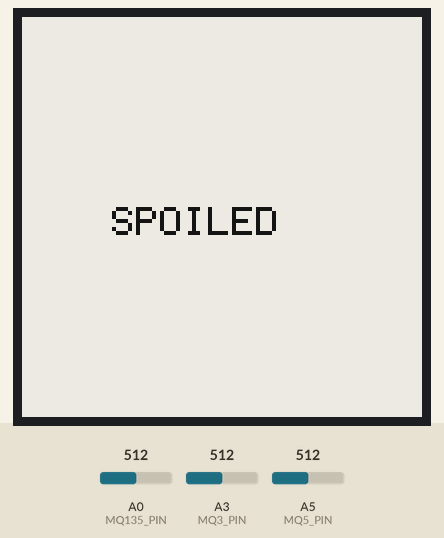
Recording of a sketch running on a simulated Arduino Uno, built for the host (arithmetic inside an expression is 32-bit, double 64-bit). On the bench: 200×200 one-colour display. The test bench sets the inputs (shaded band); at power-on: A3 (MQ3_PIN) = 512, A5 (MQ5_PIN) = 512, A0 (MQ135_PIN) = 512. What the sketch prints to the serial monitor is not drawn.

Above: at 3.8 s.
3.9 s: A3 (MQ3_PIN) set to 340
5.4 s: A3 (MQ3_PIN) set to 321
At 8.8 s:
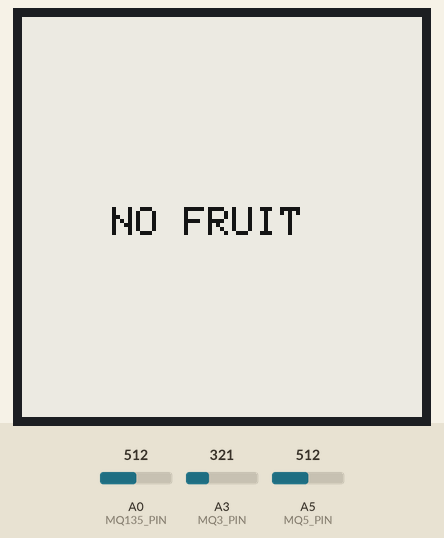
9.9 s: A3 (MQ3_PIN) set to 511
At 12.8 s:
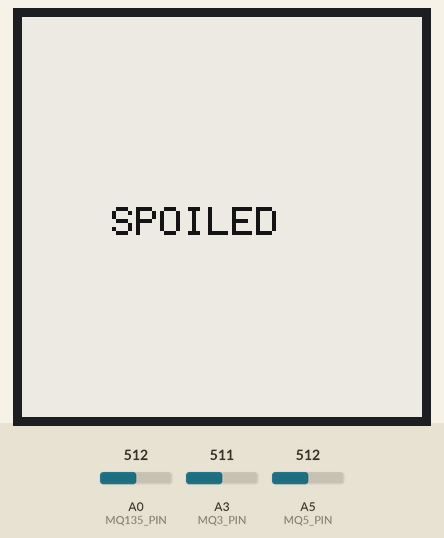
12.9 s: A5 (MQ5_PIN) set to 63
14.4 s: A5 (MQ5_PIN) set to 50
At 19.0 s:
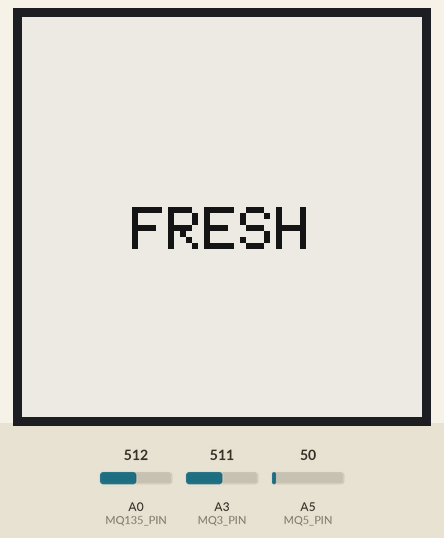
19.4 s: A5 (MQ5_PIN) set to 122
At 22.9 s:
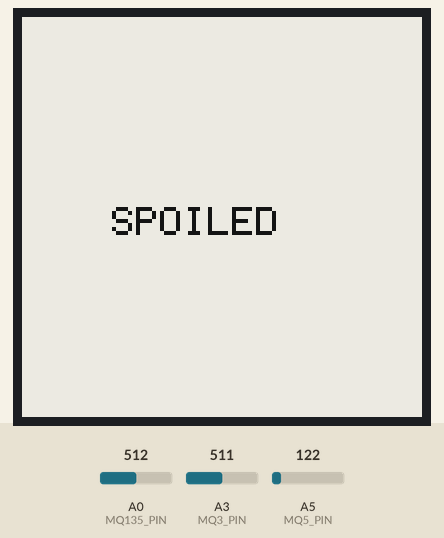
Timing chart, 0 to 23.4 s (numbered marks = the images above; inputs shaded):
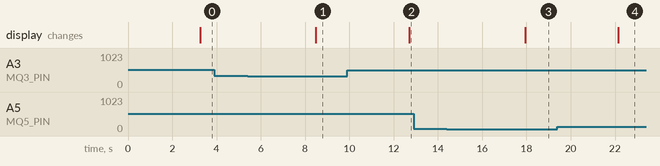

The sketch:

freshness_snn_uno.ino
```cpp
#include "freshness_snn_model.h"
#include <GxEPD2_BW.h>
#include <Adafruit_GFX.h>
#include <avr/pgmspace.h>
#include <math.h>

const uint8_t MQ3_PIN = A3;
const uint8_t MQ5_PIN = A5;
const uint8_t MQ135_PIN = A0;
const uint8_t NUM_SAMPLES = 20;
const float ADC_REFERENCE_VOLTAGE = 5.0f;

GxEPD2_BW<GxEPD2_154_D67, 8> display(
  GxEPD2_154_D67(/*CS=*/ 10, /*DC=*/ 9, /*RST=*/ 8, /*BUSY=*/ 7));

static int8_t lastState = -1;

int16_t quantizeSigned(float scaled, int16_t limit) {
  if (scaled > limit) return limit;
  if (scaled < -limit) return -limit;
  return static_cast<int16_t>(scaled + (scaled >= 0.0f ? 0.5f : -0.5f));
}

void buildFeatures(float mq3, float mq5, float mq135, int16_t output[SNN_INPUTS]) {
  float mean = (mq3 + mq5 + mq135) / 3.0f;
  float d3 = mq3 - mean;
  float d5 = mq5 - mean;
  float d135 = mq135 - mean;
  float values[SNN_INPUTS] = {
    mq3 / (mq135 + 0.000001f),
    mq3 / (mq5 + 0.000001f),
    mq3 - mq5,
    mq3 - mq135,
    mq5 / (mq135 + 0.000001f),
    sqrtf((d3 * d3 + d5 * d5 + d135 * d135) / 2.0f),
    mq5 - mq135,
    mq5 + mq135,
    mq3,
  };
  for (uint8_t i = 0; i < SNN_INPUTS; ++i) {
    float center = pgm_read_float(&kSnnCenter[i]);
    float invScale = pgm_read_float(&kSnnInvScale[i]);
    output[i] = quantizeSigned((values[i] - center) * invScale * 256.0f, 1024);
  }
}

uint8_t predictFreshness(const int16_t features[SNN_INPUTS]) {
  int32_t score = kSnnOutputBiasQ;
  for (uint8_t neuron = 0; neuron < SNN_NEURONS; ++neuron) {
    // z in [-4, 4] maps to a current in [0, half threshold].
    int32_t drive = (static_cast<int32_t>(features[neuron]) + 1024) / 4;
    int32_t membrane = 0;
    uint8_t spikes = 0;
    for (uint8_t step = 0; step < SNN_STEPS; ++step) {
      membrane = (membrane * 192) / 256 + drive;
      if (membrane >= 1024) {
        membrane -= 1024;
        ++spikes;
      }
    }
    score += static_cast<int32_t>(spikes) *
        static_cast<int16_t>(pgm_read_word(&kSnnReadout[neuron]));
  }
  return score >= 0 ? 1 : 0;
}

void drawState(uint8_t state) {
  display.setFullWindow();
  display.firstPage();
  do {
    display.fillScreen(GxEPD_WHITE);
    display.setTextColor(GxEPD_BLACK);
    display.setTextSize(state == 1 ? 3 : 2);
    display.setCursor(state == 1 ? 55 : 45, 95);
    if (state == 2) display.print(F("NO FRUIT"));
    else if (state == 1) display.print(F("FRESH"));
    else display.print(F("SPOILED"));
  } while (display.nextPage());
}

void setup() {
  Serial.begin(115200);
  display.init(115200);
  display.setRotation(1);
  Serial.println(F("Banana freshness SNN ready"));
}

void loop() {
  float sums[3] = {0.0f, 0.0f, 0.0f};
  for (uint8_t i = 0; i < NUM_SAMPLES; ++i) {
    sums[0] += analogRead(MQ3_PIN);
    sums[1] += analogRead(MQ5_PIN);
    sums[2] += analogRead(MQ135_PIN);
    delay(50);
  }

  float raw[3];
  float mapped[3];
  for (uint8_t i = 0; i < 3; ++i) {
    raw[i] = sums[i] / NUM_SAMPLES;
    float gain = pgm_read_float(&kCustomToOpenGain[i]);
    float offset = pgm_read_float(&kCustomToOpenOffset[i]);
    mapped[i] = raw[i] * gain + offset;
  }
  uint8_t state = 2;
  if (quantizeSigned(raw[0] * 8.0f, 32767) >= kNoFruitRawMq3ThresholdQ8) {
    int16_t features[SNN_INPUTS];
    buildFeatures(mapped[0], mapped[1], mapped[2], features);
    state = predictFreshness(features);
  }

  Serial.print(F("ADC[MQ3="));
  Serial.print(raw[0], 2);
  Serial.print(F(", MQ5="));
  Serial.print(raw[1], 2);
  Serial.print(F(", MQ135="));
  Serial.print(raw[2], 2);
  Serial.print(F("] V[MQ3="));
  Serial.print(raw[0] * ADC_REFERENCE_VOLTAGE / 1023.0f, 3);
  Serial.print(F(", MQ5="));
  Serial.print(raw[1] * ADC_REFERENCE_VOLTAGE / 1023.0f, 3);
  Serial.print(F(", MQ135="));
  Serial.print(raw[2] * ADC_REFERENCE_VOLTAGE / 1023.0f, 3);
  Serial.print(F("] RESULT["));
  if (state == 2) Serial.print(F("NO_FRUIT"));
  else if (state == 1) Serial.print(F("FRESH"));
  else Serial.print(F("SPOILED"));
  Serial.println(F("]"));

  if (lastState != static_cast<int8_t>(state)) {
    drawState(state);
    lastState = static_cast<int8_t>(state);
  }
}
```

freshness_snn_model.h
```cpp
#pragma once
#include <Arduino.h>
#include <avr/pgmspace.h>

// Generated by export_arduino_snn.py; nine engineered inputs.
// One fixed rate-coded LIF neuron per input and a quantized readout.
// 0=spoiled, 1=fresh, 2=no fruit.
constexpr uint8_t SNN_INPUTS = 9;
constexpr uint8_t SNN_NEURONS = 9;
constexpr uint8_t SNN_STEPS = 8;
constexpr int16_t kNoFruitRawMq3ThresholdQ8 = 2644;
constexpr int32_t kSnnOutputBiasQ = 5237;
const float kCustomToOpenGain[3] PROGMEM = {
  0.519744483f, 12.42741f, 3.36239103f
};
const float kCustomToOpenOffset[3] PROGMEM = {
  -138.474303f, -80.7491289f, -104.858032f
};
const float kSnnCenter[SNN_INPUTS] PROGMEM = {
  2.51493979f, 0.255735904f, -582.645996f, 105.45771f, 10.5773945f, 371.179779f, 688.103699f, 895.463867f, 209.137787f
};
const float kSnnInvScale[SNN_INPUTS] PROGMEM = {
  1.28633726f, 19.2673149f, 0.00599292712f, 0.0244451389f, 0.202345625f, 0.0101920497f, 0.00569751672f, 0.00318494299f, 0.0116506107f
};
const int16_t kSnnReadout[SNN_NEURONS] PROGMEM = {
  284, -565, 2436, -2234, 1826, -1486, -1498, -1580, -2721
};
```

Measured:
- the behaviour switches between 331 and 330 on A3 (MQ3_PIN) (found by bisection; images 0 and 1)
- the behaviour switches between 58 and 57 on A5 (MQ5_PIN) (found by bisection; images 2 and 3)
- after the input at 3.9 s, every drawn part: stays the same
- after the input at 5.4 s, the display: changes after 3.1 s (image 1)
- after the input at 9.9 s, the display: changes after 2.8 s (image 2)
- after the input at 12.9 s, every drawn part: stays the same
- after the input at 14.4 s, the display: changes after 3.5 s (image 3)
- after the input at 19.4 s, the display: changes after 2.8 s (image 4)
